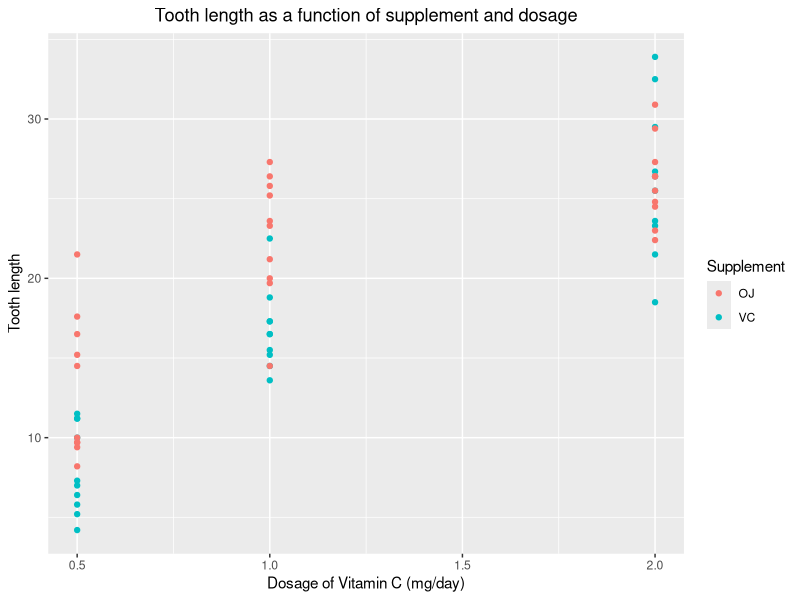
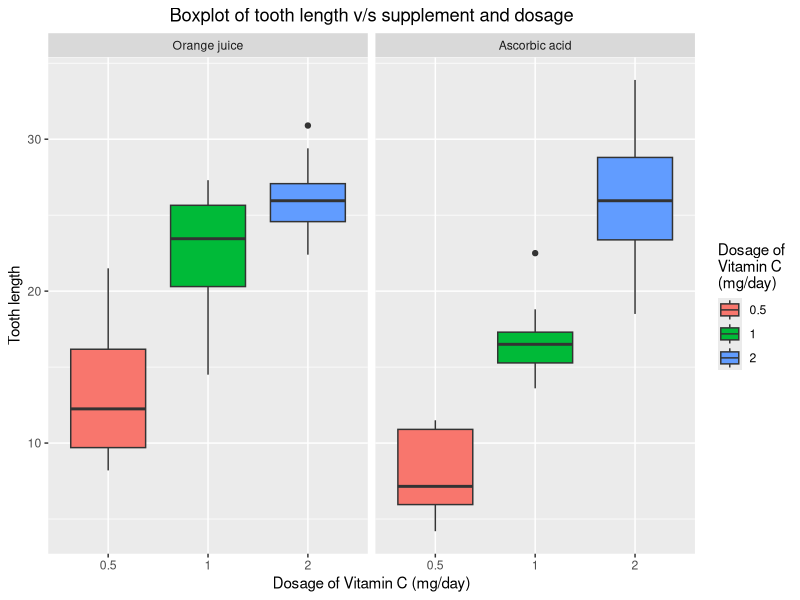

The R source for these figures, in order:
## ---- chunk 1
knitr::opts_chunk$set(echo = TRUE)
## ---- chunk 2
# Load the required packages
library(datasets)
library(ggplot2)
library(dplyr)
## ---- chunk 3
# Load the ToothGrowth dataset 
data("ToothGrowth")

# Look at the structure of the data
str(ToothGrowth)

# Look at the first few rows of the data
head(ToothGrowth)

# Plot tooth length as a function of dosage and supplement
ggplot(ToothGrowth, aes(x = dose, y = len)) + geom_point(aes(color = supp)) + 
  labs(title = "Tooth length as a function of supplement and dosage", 
       x = "Dosage of Vitamin C (mg/day)", y = "Tooth length") + 
  theme(plot.title = element_text(hjust = 0.5)) + labs(color = "Supplement")

# Make a boxplot of tooth length as a function of dosage for each supplement
ggplot(ToothGrowth, aes(factor(dose), len, fill = factor(dose))) +
      geom_boxplot() +
      facet_grid(.~supp, labeller = as_labeller(
            c("OJ" = "Orange juice", 
              "VC" = "Ascorbic acid"))) +
      labs(title = "Boxplot of tooth length v/s supplement and dosage",
           x = "Dosage of Vitamin C (mg/day)", 
           y = "Tooth length") +
      scale_fill_discrete(name = "Dosage of\nVitamin C\n(mg/day)") + 
  theme(plot.title = element_text(hjust = 0.5))
## ---- chunk 4
# Look at the summary for each of the three variables
summary(ToothGrowth)

# Get the summary for each Vitamin C supplement
ToothGrowth %>%
  group_by(supp) %>%
  summarize(mean_len = mean(len), sd_len = sd(len), count = n()) %>%
  print()

# Get the summary for each dosage
ToothGrowth %>%
  group_by(dose) %>%
  summarize(mean_len = mean(len), sd_len = sd(len), count = n()) %>%
  print()

# For each value pair of supplement and dosage, get the summary
ToothGrowth %>%
  group_by(supp, dose) %>%
  summarize(mean_len = mean(len), sd_len = sd(len), count = n()) %>%
  print()
## ---- chunk 5
# Compare the two supplements by using a paired t-test
supp1 <- subset(ToothGrowth, ToothGrowth$supp == "VC")
supp2 <- subset(ToothGrowth, ToothGrowth$supp == "OJ")
t.test(supp1$len, supp2$len, paired = TRUE)
## ---- chunk 6
# Compare the two dosages 0.5 mg and 1 mg for Ascorbic acid using a paired t-test
supp_1_low <- subset(ToothGrowth, ToothGrowth$supp == "VC" & ToothGrowth$dose == 0.5)
supp_1_mid <- subset(ToothGrowth, ToothGrowth$supp == "VC" & ToothGrowth$dose == 1)
t.test(supp_1_low$len, supp_1_mid$len, paired = TRUE)
## ---- chunk 7
# Compare the two dosages 1 mg and 2 mg for Ascorbic acid using a paired t-test
supp_1_high <- subset(ToothGrowth, ToothGrowth$supp == "VC" & ToothGrowth$dose == 2)
t.test(supp_1_mid$len, supp_1_high$len, paired = TRUE)
## ---- chunk 8
# Compare the two dosages 0.5 mg and 2 mg for Ascorbic acid using a paired t-test
t.test(supp_1_low$len, supp_1_high$len, paired = TRUE)
## ---- chunk 9
# Compare the two dosages 0.5 mg and 1 mg for Orange juice using a paired t-test
supp_2_low <- subset(ToothGrowth, ToothGrowth$supp == "OJ" & ToothGrowth$dose == 0.5)
supp_2_mid <- subset(ToothGrowth, ToothGrowth$supp == "OJ" & ToothGrowth$dose == 1)
t.test(supp_2_low$len, supp_2_mid$len, paired = TRUE)
## ---- chunk 10
# Compare the two dosages 1 mg and 2 mg for Orange juice using a paired t-test
supp_2_high <- subset(ToothGrowth, ToothGrowth$supp == "OJ" & ToothGrowth$dose == 2)
t.test(supp_2_mid$len, supp_2_high$len, paired = TRUE)
## ---- chunk 11
# Compare the two dosages 0.5 mg and 2 mg for Orange juice using a paired t-test
t.test(supp_2_low$len, supp_2_high$len, paired = TRUE)
